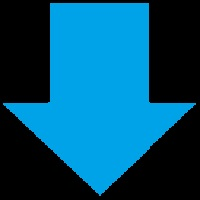
#> input picture _modules/_basicshapes/Arrow_blue.jpg, 200 x 200 px, given in place of the camera
$ python color_based_detection.py
#> lines starting #> are read from the running program, lines starting #| are printed output that depends on the picture; after the words box and inside, x2 and y2 are one past the last pixel; in counts of white or black regions, pixels touching at a corner belong together
from threading import Thread
import cv2
import numpy as np
import pandas as pd
import time

start_time = time.time()
DEBUG = False
class ColorObject:
    def __init__(self, lower_bound, upper_bound) -> None:
        self.lower_bound: np.array = np.array(lower_bound, dtype = "uint8")
        self.upper_bound: np.array =  np.array(upper_bound, dtype = "uint8")

    def filter_image(self, image_src:np.array) -> np.array:
        #create a color mask for the cones
        color_mask = self.get_color_mask(image_src)
        color_mask = cv2.erode(color_mask, np.ones((3, 3), np.uint8), iterations = 1)

        #create a new image with a filter
        #frame_filter = cv2.bitwise_or(image_src, image_src, mask = color_mask)
        frame_filter_2 = cv2.bitwise_or(image_src, image_src, mask = color_mask)

        #combined = cv2.bitwise_or(frame_filter, frame_filter_2)
        return frame_filter_2

    def get_color_percentage(self, image: np.array) -> float:
        color_mask = self.get_color_mask(image)

        # Calculate the total number of pixels in the image
        total_pixels = image.size // image.itemsize

        # Calculate the number of pixels within the specified color range
        color_pixels = np.sum(color_mask > 0)
        # Calculate the percentage of pixels within the specified color range
        color_percentage = (color_pixels / total_pixels) * 100

        return color_percentage

    def get_color_mask(self, image: np.array):
        frame_hsv = cv2.cvtColor(image, cv2.COLOR_BGR2HSV)
        return cv2.inRange(frame_hsv, self.lower_bound, self.upper_bound)

class CombinedMask(ColorObject):
    def __init__(self, lower_bound, upper_bound, c1: ColorObject, c2: ColorObject) -> None:
        super().__init__(lower_bound, upper_bound)
        self.color1:ColorObject = c1
        self.color2: ColorObject = c2

    def get_color_mask(self, image: np.array):
        return cv2.bitwise_or(self.color1.get_color_mask(image), self.color2.get_color_mask(image))

def build_color_dictionary():
    df: pd.DataFrame = pd.read_csv('color_config.csv')
#> (reads color_config.csv from the repository)
    color_dictionary = {}
    color_list = []
    #add all colors in that are not combined colors
    for ind in df.index:
        if df['combined_colors'][ind] == 'Nan':
            color_dictionary[df["Color_name"][ind]] = ColorObject([df['H_min'][ind], df['S_min'][ind], df['V_min'][ind]],
                                                 [df['H_max'][ind], df['S_max'][ind], df['V_max'][ind]])
    #add all the combined colors in
    for ind in df.index:
        if df['combined_colors'][ind] != 'Nan':
            colors:str = df["combined_colors"][ind]
            colors_split:list[str] = colors.split(',')
            colors_split[0] = colors_split[0].strip()
            colors_split[1] = colors_split[1].strip()
            print(colors_split)
            c1: ColorObject = color_dictionary[colors_split[0]]

            c2: ColorObject = color_dictionary[colors_split[1]]
            color_dictionary[df['Color_name'][ind]] = CombinedMask([],[], c1, c2)
    #delete all colros that are only parts
    for ind in df.index:
        if (df['is_full_color'][ind] == False):
            print(df['is_full_color'][ind])
            color_dictionary.pop(df['Color_name'][ind])
    return color_dictionary


# [6 lines of commented-out code are left out]
color_dictionary = build_color_dictionary()

frame_hsv: np.array = None

class State():
    def __init__(self) -> None:
        self.max_color = None

state_color = State()
def color_search() -> None:
    #window callback function
    def mouseClick(event, x, y, flags, params):
        #check if buton pressed is a left mouse button being pressed
        if event == cv2.EVENT_LBUTTONDOWN:
            #get the pixel color in hsv from the x an y position of the mouse click and print it
            hsv = frame_hsv[y,x]
            print("The mouse was clicked at x= ", x, "y = ", y)
            print("Hue = ", hsv[0],  "Sat = ", hsv[1], "Val = ", hsv[2])
    if DEBUG:
        cv2.namedWindow("Main")
        cv2.setMouseCallback("Main", mouseClick, param = None)


    # Open the default camera (you can change the parameter to use a different camera)
    cap = cv2.VideoCapture(0)

    while cap.isOpened():
        # Read a frame from the camera
        ret, frame = False, None
        try:
            ret, frame = cap.read()
#> frame is the input picture: shape (200, 200, 3); mean B, G, R 110.1, 77.3, 1
        except:
            continue


        global frame_hsv
        frame_hsv = cv2.cvtColor(frame, cv2.COLOR_BGR2HSV)
#> frame_hsv: shape (200, 200, 3); mean H, S, V 56.1, 149.4, 110.2
        frame_show = frame
        for index, color_str in enumerate(color_dictionary):
            if DEBUG:
                cv2.imshow('Color isolation '+str(color_str), color_dictionary[color_str].filter_image(frame))
                percentage_val = color_dictionary[color_str].get_color_percentage(frame)
                frame_show = cv2.putText(frame, str(color_str)+':'+str(percentage_val), (50, 100+(50*index)), cv2.FONT_HERSHEY_SIMPLEX,
                            1, (0,0,0), 2, cv2.LINE_AA)
#> this loop made 2 passes
#> (total_pixels in get_color_percentage, color_pixels in get_color_percentage, color_percentage in get_color_percentage, percentage_val) on passes 1 to 2: (120000, 66, 0.055, 0.055), (120000, 0, 0, 0)
#> pass 1, in filter_image, `color_mask = self.get_color_mask(image_src)`:
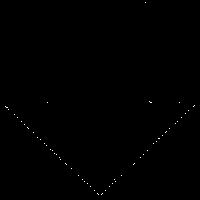
#> color_mask: shape (200, 200); 0.17% white in thin lines or dots
#> pass 1, in color_search, `frame_show = cv2.putText(frame, str(color_str)+':'+str(percentage_val)..`:
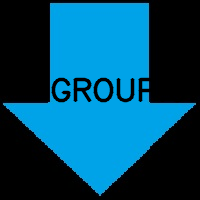
#> frame_show: shape (200, 200, 3); 3.7% of pixels changed, all inside (x1, y1, x2, y2) = (51, 77, 195, 103)
#> after the loop:
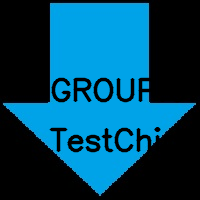
#> frame: shape (200, 200, 3); 7.34% of pixels changed, all inside (x1, y1, x2, y2) = (49, 77, 195, 153)
        if DEBUG:
            cv2.imshow('Main', frame_show)
        mc = calc_max_color(color_dictionary, frame)
#> the loop in calc_max_color, `for str, color in colors.items():` made 2 passes
#> max_value on pass 1: 0.0508
#> after the loop in calc_max_color, `for str, color in colors.items():`: max_key = 'GROUP'; max_value = 0.0508
#> mc = 'GROUP'
        state_color.max_color = mc
#> state_color.max_color = 'GROUP'
        #print("Max color: "+ str(state_color.max_color))
        #print(color_test.get_color_percentage(frame))
        # Check for the 'q' key to exit the loop and terminate the program
        if cv2.waitKey(1) & 0xFF == ord('q'):
#> (key q is pressed here)
            break


    # Release the camera
    cap.release()
    cv2.destroyAllWindows()
    #return calc_max_color(color_dictionary, frame)


def calc_max_color(colors, image:np.array):
    max_key = None
    max_value = 0.02
    for str, color in colors.items():
        if color.get_color_percentage(image) > max_value:
            max_value = color.get_color_percentage(image)
            max_key = str
    return max_key

def run():
    t = Thread(target=color_search, args=(), daemon=True)
    t.start()

if __name__ == "__main__":
    DEBUG = True
    color_search()
    print("Program terminated.")
